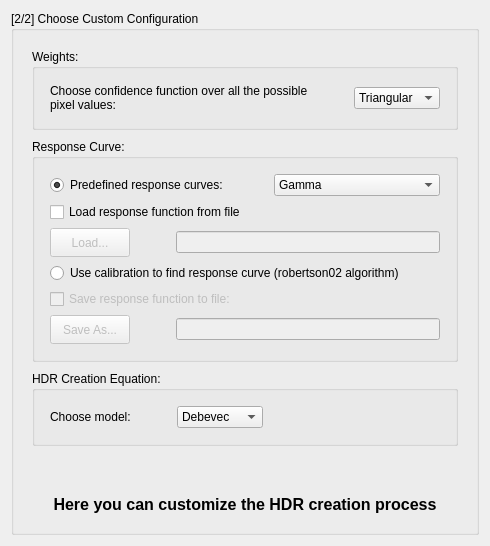
       <widget class="QWidget" name="CustomConfigPage">
        <layout class="QGridLayout" name="gridLayout_10">
         <item row="0" column="0">
          <widget class="QGroupBox" name="groupBox_3">
           <property name="title">
            <string>[2/2] Choose Custom Configuration</string>
           </property>
           <layout class="QGridLayout" name="gridLayout_8">
            <item row="0" column="0">
             <layout class="QVBoxLayout" name="verticalLayout_7">
              <property name="spacing">
               <number>9</number>
              </property>
              <property name="margin">
               <number>9</number>
              </property>
              <item>
               <widget class="QGroupBox" name="groupBox_4">
                <property name="sizePolicy">
                 <sizepolicy hsizetype="Preferred" vsizetype="Preferred">
                  <horstretch>0</horstretch>
                  <verstretch>0</verstretch>
                 </sizepolicy>
                </property>
                <property name="title">
                 <string>Weights:</string>
                </property>
                <layout class="QGridLayout" name="gridLayout_15">
                 <property name="verticalSpacing">
                  <number>6</number>
                 </property>
                 <item row="0" column="0">
                  <layout class="QHBoxLayout" name="horizontalLayout_6">
                   <property name="margin">
                    <number>6</number>
                   </property>
                   <item>
                    <widget class="QLabel" name="label_tri_gaus_plateau">
                     <property name="sizePolicy">
                      <sizepolicy hsizetype="Expanding" vsizetype="Preferred">
                       <horstretch>0</horstretch>
                       <verstretch>0</verstretch>
                      </sizepolicy>
                     </property>
                     <property name="text">
                      <string>Choose confidence function over all the possible pixel values:</string>
                     </property>
                     <property name="wordWrap">
                      <bool>true</bool>
                     </property>
                    </widget>
                   </item>
                   <item>
                    <spacer name="horizontalSpacer_4">
                     <property name="orientation">
                      <enum>Qt::Horizontal</enum>
                     </property>
                     <property name="sizeType">
                      <enum>QSizePolicy::Preferred</enum>
                     </property>
                     <property name="sizeHint" stdset="0">
                      <size>
                       <width>40</width>
                       <height>20</height>
                      </size>
                     </property>
                    </spacer>
                   </item>
                   <item>
                    <widget class="QComboBox" name="triGaussPlateauComboBox">
                     <item>
                      <property name="text">
                       <string>Triangular</string>
                      </property>
                     </item>
                     <item>
                      <property name="text">
                       <string>Gaussian</string>
                      </property>
                     </item>
                     <item>
                      <property name="text">
                       <string>Plateau</string>
                      </property>
                     </item>
                    </widget>
                   </item>
                  </layout>
                 </item>
                </layout>
               </widget>
              </item>
              <item>
               <widget class="QGroupBox" name="groupBox_5">
                <property name="sizePolicy">
                 <sizepolicy hsizetype="Preferred" vsizetype="Preferred">
                  <horstretch>0</horstretch>
                  <verstretch>0</verstretch>
                 </sizepolicy>
                </property>
                <property name="title">
                 <string>Response Curve:</string>
                </property>
                <layout class="QGridLayout" name="gridLayout_6">
                 <property name="verticalSpacing">
                  <number>6</number>
                 </property>
                 <item row="0" column="0">
                  <layout class="QVBoxLayout" name="verticalLayout_5">
                   <property name="margin">
                    <number>6</number>
                   </property>
                   <item>
                    <layout class="QHBoxLayout" name="horizontalLayout_7">
                     <item>
                      <widget class="QRadioButton" name="predefRespCurveRadioButton">
                       <property name="sizePolicy">
                        <sizepolicy hsizetype="Minimum" vsizetype="Preferred">
                         <horstretch>0</horstretch>
                         <verstretch>0</verstretch>
                        </sizepolicy>
                       </property>
                       <property name="text">
                        <string>Predefined response curves:</string>
                       </property>
                       <property name="checked">
                        <bool>true</bool>
                       </property>
                      </widget>
                     </item>
                     <item>
                      <spacer>
                       <property name="orientation">
                        <enum>Qt::Horizontal</enum>
                       </property>
                       <property name="sizeType">
                        <enum>QSizePolicy::Minimum</enum>
                       </property>
                       <property name="sizeHint" stdset="0">
                        <size>
                         <width>40</width>
                         <height>20</height>
                        </size>
                       </property>
                      </spacer>
                     </item>
                     <item>
                      <widget class="QComboBox" name="gammaLinLogComboBox">
                       <property name="sizePolicy">
                        <sizepolicy hsizetype="Preferred" vsizetype="Preferred">
                         <horstretch>0</horstretch>
                         <verstretch>0</verstretch>
                        </sizepolicy>
                       </property>
                       <item>
                        <property name="text">
                         <string>Gamma</string>
                        </property>
                       </item>
                       <item>
                        <property name="text">
                         <string>Linear</string>
                        </property>
                       </item>
                       <item>
                        <property name="text">
                         <string>Log</string>
                        </property>
                       </item>
                      </widget>
                     </item>
                    </layout>
                   </item>
                   <item>
                    <widget class="QCheckBox" name="loadRespCurveFromFileCheckbox">
                     <property name="sizePolicy">
                      <sizepolicy hsizetype="Minimum" vsizetype="Preferred">
                       <horstretch>0</horstretch>
                       <verstretch>0</verstretch>
                      </sizepolicy>
                     </property>
                     <property name="text">
                      <string>Load response function from file</string>
                     </property>
                    </widget>
                   </item>
                   <item>
                    <layout class="QHBoxLayout" name="horizontalLayout_8">
                     <item>
                      <widget class="QPushButton" name="loadRespCurveFileButton">
                       <property name="enabled">
                        <bool>false</bool>
                       </property>
                       <property name="minimumSize">
                        <size>
                         <width>0</width>
                         <height>29</height>
                        </size>
                       </property>
                       <property name="text">
                        <string>Load...</string>
                       </property>
                      </widget>
                     </item>
                     <item>
                      <spacer name="horizontalSpacer_5">
                       <property name="orientation">
                        <enum>Qt::Horizontal</enum>
                       </property>
                       <property name="sizeType">
                        <enum>QSizePolicy::Preferred</enum>
                       </property>
                       <property name="sizeHint" stdset="0">
                        <size>
                         <width>40</width>
                         <height>20</height>
                        </size>
                       </property>
                      </spacer>
                     </item>
                     <item>
                      <widget class="QLineEdit" name="RespCurveFileLoadedLineEdit">
                       <property name="enabled">
                        <bool>false</bool>
                       </property>
                       <property name="readOnly">
                        <bool>true</bool>
                       </property>
                      </widget>
                     </item>
                    </layout>
                   </item>
                   <item>
                    <widget class="QRadioButton" name="recoverRespCurveRadio">
                     <property name="text">
                      <string>Use calibration to find response curve (robertson02 algorithm)</string>
                     </property>
                    </widget>
                   </item>
                   <item>
                    <widget class="QCheckBox" name="saveRespCurveToFileCheckbox">
                     <property name="enabled">
                      <bool>false</bool>
                     </property>
                     <property name="sizePolicy">
                      <sizepolicy hsizetype="Minimum" vsizetype="Preferred">
                       <horstretch>0</horstretch>
                       <verstretch>0</verstretch>
                      </sizepolicy>
                     </property>
                     <property name="text">
                      <string>Save response function to file:</string>
                     </property>
                    </widget>
                   </item>
                   <item>
                    <layout class="QHBoxLayout">
                     <property name="spacing">
                      <number>6</number>
                     </property>
                     <property name="margin">
                      <number>0</number>
                     </property>
                     <item>
                      <widget class="QPushButton" name="saveRespCurveFileButton">
                       <property name="enabled">
                        <bool>false</bool>
                       </property>
                       <property name="minimumSize">
                        <size>
                         <width>0</width>
                         <height>29</height>
                        </size>
                       </property>
                       <property name="text">
                        <string>Save As...</string>
                       </property>
                      </widget>
                     </item>
                     <item>
                      <spacer name="horizontalSpacer_6">
                       <property name="orientation">
                        <enum>Qt::Horizontal</enum>
                       </property>
                       <property name="sizeType">
                        <enum>QSizePolicy::Preferred</enum>
                       </property>
                       <property name="sizeHint" stdset="0">
                        <size>
                         <width>40</width>
                         <height>20</height>
                        </size>
                       </property>
                      </spacer>
                     </item>
                     <item>
                      <widget class="QLineEdit" name="CurveFileNameSaveLineEdit">
                       <property name="enabled">
                        <bool>false</bool>
                       </property>
                       <property name="readOnly">
                        <bool>true</bool>
                       </property>
                      </widget>
                     </item>
                    </layout>
                   </item>
                  </layout>
                 </item>
                </layout>
               </widget>
              </item>
              <item>
               <widget class="QGroupBox" name="groupBox_6">
                <property name="sizePolicy">
                 <sizepolicy hsizetype="Preferred" vsizetype="Minimum">
                  <horstretch>0</horstretch>
                  <verstretch>0</verstretch>
                 </sizepolicy>
                </property>
                <property name="title">
                 <string>HDR Creation Equation:</string>
                </property>
                <layout class="QGridLayout" name="gridLayout_7">
                 <property name="verticalSpacing">
                  <number>6</number>
                 </property>
                 <item row="0" column="0">
                  <layout class="QHBoxLayout" name="horizontalLayout_9">
                   <property name="sizeConstraint">
                    <enum>QLayout::SetDefaultConstraint</enum>
                   </property>
                   <property name="margin">
                    <number>6</number>
                   </property>
                   <item>
                    <widget class="QLabel" name="label_choosemodel">
                     <property name="text">
                      <string>Choose model:</string>
                     </property>
                    </widget>
                   </item>
                   <item>
                    <spacer name="horizontalSpacer_7">
                     <property name="orientation">
                      <enum>Qt::Horizontal</enum>
                     </property>
                     <property name="sizeType">
                      <enum>QSizePolicy::Minimum</enum>
                     </property>
                     <property name="sizeHint" stdset="0">
                      <size>
                       <width>40</width>
                       <height>20</height>
                      </size>
                     </property>
                    </spacer>
                   </item>
                   <item>
                    <widget class="QComboBox" name="modelComboBox">
                     <item>
                      <property name="text">
                       <string>Debevec</string>
                      </property>
                     </item>
                     <item>
                      <property name="text">
                       <string>Robertson</string>
                      </property>
                     </item>
                    </widget>
                   </item>
                   <item>
                    <spacer name="horizontalSpacer_3">
                     <property name="orientation">
                      <enum>Qt::Horizontal</enum>
                     </property>
                     <property name="sizeHint" stdset="0">
                      <size>
                       <width>40</width>
                       <height>20</height>
                      </size>
                     </property>
                    </spacer>
                   </item>
                  </layout>
                 </item>
                </layout>
               </widget>
              </item>
              <item>
               <spacer name="verticalSpacer">
                <property name="orientation">
                 <enum>Qt::Vertical</enum>
                </property>
                <property name="sizeHint" stdset="0">
                 <size>
                  <width>20</width>
                  <height>40</height>
                 </size>
                </property>
               </spacer>
              </item>
              <item>
               <widget class="QLabel" name="customize_label">
                <property name="text">
                 <string>&lt;!DOCTYPE HTML PUBLIC &quot;-//W3C//DTD HTML 4.0//EN&quot; &quot;http://www.w3.org/TR/REC-html40/strict.dtd&quot;&gt;
&lt;html&gt;&lt;head&gt;&lt;meta name=&quot;qrichtext&quot; content=&quot;1&quot; /&gt;&lt;style type=&quot;text/css&quot;&gt;
p, li { white-space: pre-wrap; }
&lt;/style&gt;&lt;/head&gt;&lt;body style=&quot; font-family:'Sans Serif'; font-size:10pt; font-weight:400; font-style:normal;&quot;&gt;
&lt;p align=&quot;center&quot; style=&quot; margin-top:0px; margin-bottom:0px; margin-left:0px; margin-right:0px; -qt-block-indent:0; text-indent:0px;&quot;&gt;&lt;span style=&quot; font-size:12pt; font-weight:600;&quot;&gt;Here you can customize the HDR creation process&lt;/span&gt;&lt;/p&gt;&lt;/body&gt;&lt;/html&gt;</string>
                </property>
               </widget>
              </item>
             </layout>
            </item>
           </layout>
          </widget>
         </item>
        </layout>
       </widget>
